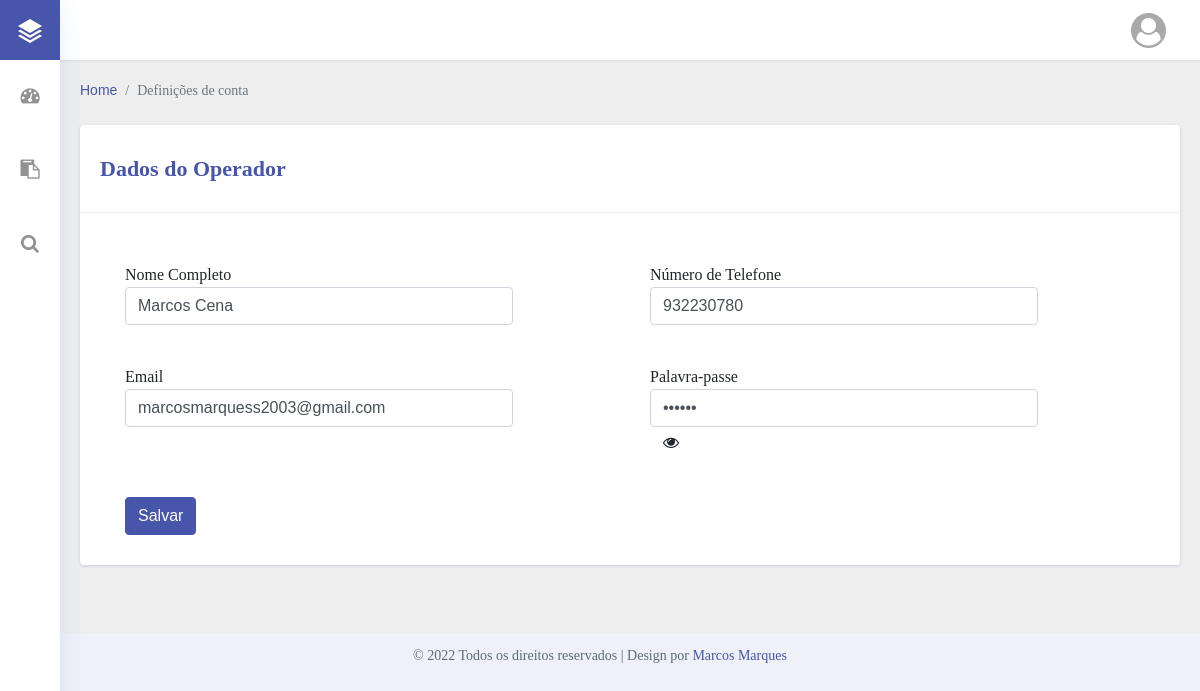
/Carwash/update_users.php (signed in), run on the app's committed database.
### tables this page shows
CREATE TABLE `usuarios` (
  `Id` int(11) NOT NULL AUTO_INCREMENT,
  `Nome` varchar(100) NOT NULL,
  `Categoria` enum('u_n','adm') NOT NULL,
  `N_tel` int(9) NOT NULL,
  `Email` varchar(100) NOT NULL,
  `PalavraPasse` varchar(100) NOT NULL,
  PRIMARY KEY (`Id`)
);

### Carwash/update_users.php (the view, shortened to what this page needs)
<?php
  include '../conect.php';
     $catego = "";
     $email = "";
     $id = $_SESSION['user_id'];
     $nome = "";
     $tel = 0;
     $quer = $Conn->query("SELECT * FROM usuarios where Id = '$id' ");
     while($linhas = $quer->fetch_assoc()){
       $nome = $linhas['Nome'];
       $email = $linhas['Email'];
       $tel = $linhas['N_tel'];
       $pass = $linhas['PalavraPasse'];
       $catego = $linhas['Categoria'];
     }
?>
<!DOCTYPE html>
<html lang="pt-pt">
<head>
  <link rel="stylesheet" href="assets/css/style-starter.css">
</head>
<body class="sidebar-menu-collapsed">
<section>
  <div class="sidebar-menu sticky-sidebar-menu">
    <div class="logo-icon text-center">
      <a href="index.php" title="logo"><img src="assets/images/logo.png" alt="logo-icon"> </a>
    </div>
    <div class="sidebar-menu-inner">
      <ul class="nav nav-pills nav-stacked custom-nav">
        <li><a href="index.php"><i class="fa fa-tachometer" title="Dashboard"></a></i>
        <?php
          if(!($catego == "u_n")){
        ?>
        <li><a href="users.php"><i class="fa fa-users" title="Usuários"></i></a></li>
        <?php
          }else{
            echo "<li><a href='register.php'><i class='fa fa-clipboard' title='Cadastro' class='id'></i></a></li>";
          }
        ?>
        <li><a href="search.php"><i class="fa fa-search" title="Consultas" class="id"></i></a></li>
      </ul>
    </div>
  </div>
  <div class="header sticky-header">
    <div class="menu-right">
      <div class="navbar user-panel-top">
           <div class="profile_details">
            <ul>
              <li class="dropdown profile_details_drop">
                <a href="#" class="dropdown-toggle" data-toggle="dropdown" id="dropdownMenu3" aria-haspopup="true"
                  aria-expanded="false">
                  <div class="profile_img">
                    <i class="fa fa-user-circle" id="user"></i>
                  </div>
                </a>
              </li>
            </ul>
          </div>
        </div>
      </div>
    </div>
<div class="main-content">
  <div class="container-fluid content-top-gap">
    <nav aria-label="breadcrumb" class="mb-4">
      <ol class="breadcrumb my-breadcrumb">
        <li class="breadcrumb-item"><a href="index.php">Home</a></li>
        <li class="breadcrumb-item active" aria-current="page">Definições de conta</li>
      </ol>
    </nav>
    <section class="pricing">
      <div class="card card_border mb-5">
        <div class="cards__heading">
          <h3>Dados do Operador</h3>
        </div>
          <div class="container-fluid">
            <form action="data_user_actualization.php?id=<?=$id?>" method="post" class="d-flex form-cad">
              <div class="form-group">
                <label for="exampleFormCont­rolInput1">Nome Completo</label>
                <input type="text" class="form-control"­ id="exampleFormContr­olInput1" name="input-name" placeholder="Nome" minlength="6" value="<?= $nome?>">
              </div>
              <div class="form-group">
                <label for="exampleFormCont­rolInput2">Número de Telefone</label>
                <input type="tel" class="form-control"­ id="exampleFormContr­olInput2" name="input-phone" placeholder="999999999" pattern="[0-9]{3}[0-9]{3}[0-9]{3}" value="<?= $tel?>" maxlength="9">
              </div>
              <div class="form-group">
                <label for="exampleFormCont­rolInput3">Email</label>
                <input type="email" class="form-control"­ id="exampleFormContr­olInput3" name="input-email" placeholder="name@example.com" value="<?= $email?>">
              </div>
              <div class="form-group">
                <label for="exampleFormCont­rolInput4">Palavra-passe</label>
                <input type="password" class="form-control"­ id="exampleFormContr­olInput4" name="input-pass_word" minlength="6" value="<?= $pass?>">
                <button class="fa fa-eye btn" type="button" onclick="ver()"></button>
              </div>
              <div class="form-group">
                <input type="submit" class="btn btn-primary" value="Salvar">
              </div>
            </form>
          </div>
    </section>
  </div>
</div>
</section>
<footer class="dashboard">
  <p>&copy 2022 Todos os direitos reservados | Design por <span class="text-primary">Marcos Marques</span></p>
</footer>
</body>
</html>

### Carwash/update_users.php (style rules this page uses)
* { font-family: 'Poppins'; }

### data on the page
usuarios: input-name "Marcos Cena", input-phone "932230780", input-email "marcosmarquess2003@gmail.com"
